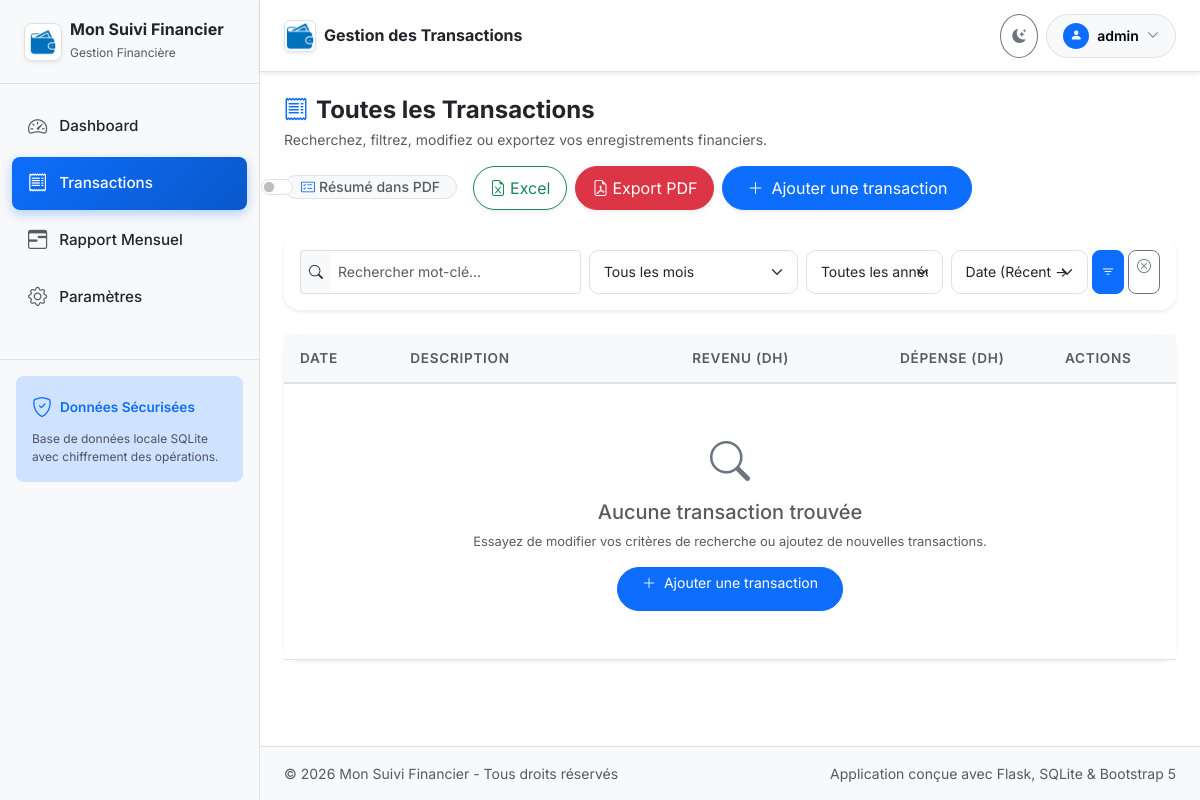
The page /transactions (signed in) on the database its author committed.
### models.py (models this page shows, shortened)
class Setting(db.Model):
    __tablename__ = 'settings'
    key = db.Column(db.String(50), primary_key=True)
    value = db.Column(db.Text, nullable=True)
    @classmethod
    def get_val(cls, key, default=None):
        setting = db.session.get(cls, key)
        return setting.value if setting and setting.value is not None else default

class User(UserMixin, db.Model):
    __tablename__ = 'users'
    id = db.Column(db.Integer, primary_key=True)
    username = db.Column(db.String(80), unique=True, nullable=False, index=True)
    password_hash = db.Column(db.String(256), nullable=False)
    created_at = db.Column(db.DateTime, nullable=False, default=lambda: datetime.now(timezone.utc))

### app.py (the view)
    @app.route('/transactions')
    @login_required
    def transactions_list():
        page = request.args.get('page', 1, type=int)
        per_page = 10
        query = get_filtered_transactions_query()
        pagination = query.paginate(page=page, per_page=per_page, error_out=False)
        years_query = db.session.query(extract('year', Transaction.date)).distinct().all()
        years = sorted([int(y[0]) for y in years_query if y[0] is not None], reverse=True)
        if datetime.now().year not in years:
            years.insert(0, datetime.now().year)
        return render_template(
            'transactions/list.html',
            transactions=pagination.items,
            pagination=pagination,
            years=years
        )

### templates/transactions/list.html (shortened to what this page needs)
{% extends "base.html" %}
{% block header_title %}Gestion des Transactions{% endblock %}
{% block content %}
<div class="d-flex flex-wrap align-items-center justify-content-between gap-3 mb-4">
    <div>
        <h4 class="fw-bold mb-1"><i class="bi bi-receipt text-primary me-2"></i>Toutes les Transactions</h4>
        <p class="text-muted small mb-0">Recherchez, filtrez, modifiez ou exportez vos enregistrements financiers.</p>
    </div>
    <div class="d-flex flex-wrap align-items-center gap-2">
        <div class="form-check form-switch d-inline-flex align-items-center gap-2 me-2 bg-body-tertiary px-3 py-1.5 rounded-pill border">
            <input class="form-check-input my-0" type="checkbox" id="includeSummaryPdfToggle">
            <label class="form-check-label small fw-medium text-muted" for="includeSummaryPdfToggle" style="cursor: pointer;">
                <i class="bi bi-card-checklist me-1 text-primary"></i>Résumé dans PDF
            </label>
        </div>
        <a href="{{ url_for('transactions_export_excel', **request.args) }}" class="btn btn-outline-success rounded-pill px-3 d-flex align-items-center gap-1 shadow-sm">
            <i class="bi bi-file-earmark-excel"></i> Excel
        </a>
        <a id="exportPdfBtn" href="{{ url_for('transactions_export_pdf', include_summary=0, **request.args) }}" class="btn btn-danger rounded-pill px-3 d-flex align-items-center gap-1 shadow-sm">
            <i class="bi bi-file-earmark-pdf"></i> Export PDF
        </a>
        <a href="{{ url_for('transaction_add') }}" class="btn btn-primary rounded-pill px-4 d-flex align-items-center gap-2 shadow-sm">
            <i class="bi bi-plus-lg"></i>
            <span>Ajouter une transaction</span>
        </a>
    </div>
</div>
<div class="card border-0 shadow-sm rounded-4 mb-4">
    <div class="card-body p-3">
        <form method="GET" action="{{ url_for('transactions_list') }}" class="row g-2 align-items-center">
            <div class="col-12 col-md-5 col-lg-4">
                <div class="input-group input-group-sm">
                    <span class="input-group-text bg-body-tertiary border-end-0"><i class="bi bi-search"></i></span>
                    <input type="text" name="search" class="form-control border-start-0" placeholder="Rechercher mot-clé..." value="{{ request.args.get('search', '') }}">
                </div>
            </div>
            <div class="col-6 col-md-3 col-lg-3">
                <select name="month" class="form-select form-select-sm">
                    <option value="">Tous les mois</option>
                </select>
            </div>
            <div class="col-6 col-md-2 col-lg-2">
                <select name="year" class="form-select form-select-sm">
                    <option value="">Toutes les années</option>
                </select>
            </div>
            <div class="col-8 col-md-2 col-lg-2">
                <select name="sort" class="form-select form-select-sm">
                    <option value="date_desc" {% if request.args.get('sort') == 'date_desc' %}selected{% endif %}>Date (Récent &rarr; Ancien)</option>
                </select>
            </div>
            <div class="col-4 col-md-2 col-lg-1 d-flex gap-1 justify-content-end">
                <button type="submit" class="btn btn-primary btn-sm rounded-3 w-100" title="Filtrer">
                    <i class="bi bi-filter"></i>
                </button>
                <a href="{{ url_for('transactions_list') }}" class="btn btn-outline-secondary btn-sm rounded-3" title="Réinitialiser">
                    <i class="bi bi-x-circle"></i>
                </a>
            </div>
        </form>
    </div>
</div>
<div class="card border-0 shadow-sm rounded-4 mb-4">
    <div class="table-responsive">
        <table class="table custom-table table-hover align-middle mb-0">
            <thead>
                <tr>
                    <th>Date</th>
                    <th>Description</th>
                    <th class="text-end">Revenu ({{ currency }})</th>
                    <th class="text-end">Dépense ({{ currency }})</th>
                    <th class="text-center">Actions</th>
                </tr>
            </thead>
            <tbody>
                {% if transactions %}
                    {% for tx in transactions %}
                    <tr>
                        <td>
                            <span class="fw-medium text-body">{{ tx.date.strftime('%d/%m/%Y') }}</span>
                        </td>
                        <td>
                            <span>{{ tx.description or '-' }}</span>
                        </td>
                        <td class="text-end">
                            {% if tx.revenu > 0 %}
                                <span class="badge badge-revenue">+{{ tx.revenu|int if tx.revenu == tx.revenu|int else ("%.2f"|format(tx.revenu)) }}</span>
                            {% else %}
                                <span class="text-muted">-</span>
                            {% endif %}
                        </td>
                        <td class="text-end">
                            {% if tx.depense > 0 %}
                                <span class="badge badge-expense">-{{ tx.depense|int if tx.depense == tx.depense|int else ("%.2f"|format(tx.depense)) }}</span>
                            {% else %}
                                <span class="text-muted">-</span>
                            {% endif %}
                        </td>
                        <td class="text-center">
                            <div class="btn-group btn-group-sm">
                                <a href="{{ url_for('transaction_edit', id=tx.id) }}" class="btn btn-light text-primary" title="Modifier">
                                    <i class="bi bi-pencil-square"></i>
                                </a>
                                <button type="button" class="btn btn-light text-danger" data-bs-toggle="modal" data-bs-target="#deleteConfirmModal" data-delete-url="{{ url_for('transaction_delete', id=tx.id) }}" data-tx-desc="{{ tx.description or 'Transaction sans description' }}" data-tx-amount="{{ tx.revenu if tx.revenu > 0 else tx.depense }} {{ currency }}" title="Supprimer">
                                    <i class="bi bi-trash"></i>
                                </button>
                            </div>
                        </td>
                    </tr>
                    {% endfor %}
                {% else %}
                    <tr>
                        <td colspan="5" class="text-center py-5 text-muted">
                            <i class="bi bi-search fs-1 d-block mb-2 text-secondary"></i>
                            <h5>Aucune transaction trouvée</h5>
                            <p class="small mb-3">Essayez de modifier vos critères de recherche ou ajoutez de nouvelles transactions.</p>
                            <a href="{{ url_for('transaction_add') }}" class="btn btn-primary btn-sm rounded-pill px-4">
                                <i class="bi bi-plus-lg me-1"></i> Ajouter une transaction
                            </a>
                        </td>
                    </tr>
                {% endif %}
            </tbody>
        </table>
    </div>
</div>
{% endblock %}

### templates/base.html (shortened to what this page needs)
<!DOCTYPE html>
<html lang="fr" data-bs-theme="{{ 'dark' if dark_mode else 'light' }}">
<head>
    <link href="https://cdn.jsdelivr.net/npm/bootstrap@5.3.3/dist/css/bootstrap.min.css" rel="stylesheet">
    <link rel="stylesheet" href="https://cdn.jsdelivr.net/npm/bootstrap-icons@1.11.3/font/bootstrap-icons.min.css">
    <link rel="stylesheet" href="{{ url_for('static', filename='css/style.css') }}">
</head>
<body>
    <div id="wrapper">
        <nav id="sidebar" class="d-none d-lg-block">
            <div class="sidebar-header d-flex align-items-center justify-content-between">
                <a href="{{ url_for('dashboard') }}" class="d-flex align-items-center gap-2 text-decoration-none color-inherit">
                    <img src="{{ url_for('static', filename='img/logo.png') }}" alt="{{ app_name }}" class="rounded-3 shadow-sm p-1 border bg-white" style="width: 38px; height: 38px; object-fit: contain;">
                    <div>
                        <h6 class="fw-bold mb-0 text-body">{{ app_name }}</h6>
                        <small class="text-muted" style="font-size: 0.75rem;">Gestion Financière</small>
                    </div>
                </a>
            </div>
            <ul class="list-unstyled components">
                <li class="{% if request.endpoint == 'dashboard' %}active{% endif %}">
                    <a href="{{ url_for('dashboard') }}">
                        <i class="bi bi-speedometer2"></i>
                        <span>Dashboard</span>
                    </a>
                </li>
                <li class="{% if request.endpoint in ['transactions_list', 'transaction_add', 'transaction_edit'] %}active{% endif %}">
                    <a href="{{ url_for('transactions_list') }}">
                        <i class="bi bi-receipt"></i>
                        <span>Transactions</span>
                    </a>
                </li>
                <li class="{% if request.endpoint == 'rapport' %}active{% endif %}">
                    <a href="{{ url_for('rapport') }}">
                        <i class="bi bi-calendar3-range"></i>
                        <span>Rapport Mensuel</span>
                    </a>
                </li>
                <li class="{% if request.endpoint == 'settings' %}active{% endif %}">
                    <a href="{{ url_for('settings') }}">
                        <i class="bi bi-gear"></i>
                        <span>Paramètres</span>
                    </a>
                </li>
            </ul>
            <div class="p-3 mt-auto border-top">
                <div class="card border-0 bg-primary-subtle rounded-3 p-3">
                    <div class="d-flex align-items-center gap-2 mb-2">
                        <i class="bi bi-shield-check text-primary fs-5"></i>
                        <span class="fw-semibold text-primary" style="font-size: 0.85rem;">Données Sécurisées</span>
                    </div>
                    <p class="text-muted mb-0" style="font-size: 0.75rem;">Base de données locale SQLite avec chiffrement des opérations.</p>
                </div>
            </div>
        </nav>
        <div id="content" class="pb-5 pb-lg-0">
            <nav class="navbar navbar-expand main-navbar sticky-top shadow-sm">
                <div class="container-fluid p-0">
                    <div class="d-flex align-items-center me-auto">
                        <img src="{{ url_for('static', filename='img/logo.png') }}" alt="{{ app_name }}" class="rounded-2 shadow-sm p-0.5 border bg-white me-2 d-none d-sm-inline-block" style="width: 32px; height: 32px; object-fit: contain;">
                        <h5 class="fw-bold mb-0 fs-6 fs-sm-5">{% block header_title %}Tableau de Bord{% endblock %}</h5>
                    </div>
                    <div class="d-flex align-items-center gap-2">
                        <button id="themeToggleBtn" type="button" class="btn btn-outline-secondary btn-sm rounded-circle p-2 d-flex align-items-center justify-content-center" style="width: 38px; height: 38px;" title="Changer le thème">
                            <i id="themeToggleIcon" class="bi bi-moon-stars-fill"></i>
                        </button>
                        {% if current_user.is_authenticated %}
                        <div class="dropdown">
                            <button class="btn btn-light btn-sm rounded-pill px-3 py-1.5 border d-flex align-items-center gap-2" type="button" data-bs-toggle="dropdown" aria-expanded="false">
                                <div class="bg-primary text-white rounded-circle d-flex align-items-center justify-content-center" style="width: 26px; height: 26px; font-size: 0.75rem;">
                                    <i class="bi bi-person-fill"></i>
                                </div>
                                <span class="fw-semibold d-none d-sm-inline">{{ current_user.username }}</span>
                                <i class="bi bi-chevron-down small text-muted"></i>
                            </button>
                        </div>
                        {% endif %}
                    </div>
                </div>
            </nav>
            <div class="toast-container position-fixed top-0 end-0 p-3">
            </div>
            <main class="container-fluid p-3 p-md-4 flex-grow-1 fade-in">
                {% block content %}{% endblock %}
            </main>
            <footer class="footer py-3 px-4 border-top text-center text-muted small bg-body-tertiary d-none d-lg-block">
                <div class="d-flex flex-wrap justify-content-between align-items-center gap-2 container-fluid p-0">
                    <span>&copy; {{ current_year }} {{ app_name }} - Tous droits réservés</span>
                    <span>Application conçue avec Flask, SQLite &amp; Bootstrap 5</span>
                </div>
            </footer>
        </div>
    </div>
</body>
</html>

### rows shown on the page
Setting: value "Mon Suivi Financier"
User: username "admin"
Setting: value "DH"
